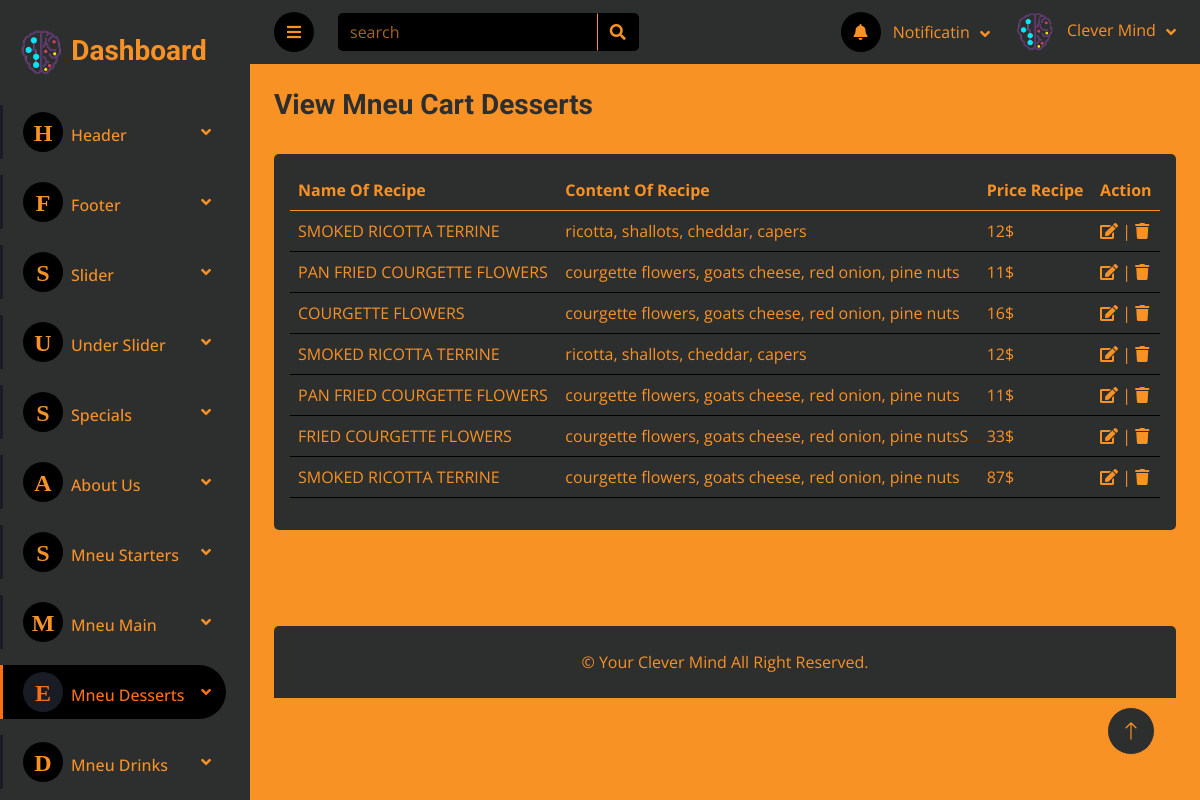
The page /Dashboard/view_mneu_cart_desserts.php on the database its author committed.
### tables this page shows
CREATE TABLE `mneu_cart_desserts` (
  `id_cart_desserts` int(11) NOT NULL,
  `name_recipe_desserts` varchar(200) NOT NULL,
  `content_recipe_desserts` varchar(300) NOT NULL,
  `price_recipe_desserts` varchar(100) NOT NULL
);

### Dashboard/view_mneu_cart_desserts.php (the view, shortened to what this page needs)
<?php
include "inc/header.php";
?>
                <div class="navbar-nav nv w-100">
                    <div class="nav-item dropdown mb-3">
                        <a href="#" class="nav-link dropdown-toggle" data-bs-toggle="dropdown"><i class="fa me-2"><span style="font-size: 24px;">H</span></i>Header</a>
                    </div>
                    <div class="nav-item dropdown mb-3">
                        <a href="#" class="nav-link dropdown-toggle" data-bs-toggle="dropdown"><i class="fa me-2"><span style="font-size: 24px;">F</span></i>Footer</a>
                    </div>
                    <div class="nav-item dropdown mb-3">
                        <a href="#" class="nav-link dropdown-toggle" data-bs-toggle="dropdown"><i class="fa me-2"><span style="font-size: 24px;">S</span></i>Slider</a>
                    </div>
                    <div class="nav-item dropdown mb-3">
                        <a href="#" class="nav-link dropdown-toggle" data-bs-toggle="dropdown"><i class="fa me-2"><span style="font-size: 24px;">U</span></i>Under Slider</a>
                    </div>
                    <div class="nav-item dropdown mb-3">
                        <a href="#" class="nav-link dropdown-toggle" data-bs-toggle="dropdown"><i class="fa me-2"><span style="font-size: 24px;">S</span></i>Specials</a>
                    </div>
                    <div class="nav-item dropdown mb-3">
                        <a href="#" class="nav-link dropdown-toggle" data-bs-toggle="dropdown"><i class="fa me-2"><span style="font-size: 24px;">A</span></i>About Us</a>
                    </div>
                    <div class="nav-item dropdown mb-3">
                        <a href="#" class="nav-link dropdown-toggle" data-bs-toggle="dropdown"><i class="fa me-2"><span style="font-size: 24px;">S</span></i>Mneu Starters</a>
                    </div>
                    <div class="nav-item dropdown mb-3">
                        <a href="#" class="nav-link dropdown-toggle" data-bs-toggle="dropdown"><i class="fa me-2"><span style="font-size: 24px;">M</span></i>Mneu Main</a>
                    </div>
                    <div class="nav-item dropdown mb-3">
                        <a href="#" class="nav-link dropdown-toggle active" data-bs-toggle="dropdown"><i class="fa me-2"><span style="font-size: 24px;">E</span></i>Mneu Desserts</a>
                    </div>
                    <div class="nav-item dropdown mb-3">
                        <a href="#" class="nav-link dropdown-toggle" data-bs-toggle="dropdown"><i class="fa me-2"><span style="font-size: 24px;">D</span></i>Mneu Drinks</a>
                    </div>
                </div>
            </nav>
        </div>
        <div class="content">
           <?php
            include "inc/navbar.php";
           ?>
            <div class="container-fluid pt-4 px-4">
                <div class="row g-4">
                        <div class="col-sm-6 col-xl-6">
                            <h3 class="text-secondary alert-link">View Mneu Cart Desserts</h3>
                        </div>
                    </div>
                <div class="row mt-4">
                    <div class="col-sm-12 col-xl-12">
                        <div class="bg-secondary rounded table-responsive cust-secroll h-100 p-3">
                            <table class="table table-hover">
                                <thead>
                                    <tr>
                                        <th scope="col">Name Of Recipe</th>
                                        <th scope="col">Content Of Recipe</th>
                                        <th scope="col">Price Recipe</th>
                                        <th scope="col">Action</th>
                                    </tr>
                                </thead>
                                <tbody>
                                    <?php
                                        $select="SELECT * FROM `mneu_cart_desserts`";
                                        $query=mysqli_query($conn , $select);
                                        while($row=mysqli_fetch_assoc($query)):
                                    ?>
                                        <tr>
                                            <td><?php echo htmlspecialchars($row['name_recipe_desserts']) ; ?></td>
                                            <td><?php echo htmlspecialchars($row['content_recipe_desserts']) ; ?></td>
                                            <td><?php echo htmlspecialchars($row['price_recipe_desserts']) ; ?>$</td>
                                            <td>
                                                <a href="add_mneu_cart_desserts.php?edit_desserts=<?php echo $row['id_cart_desserts']; ?>" ><i class="fa fa-edit" title="edit"></i></a> |
                                                <a href="add_mneu_cart_desserts.php?delete_desserts=<?php echo $row['id_cart_desserts']; ?>" ><i class="fa fa-trash" title="delete"></i></a>
                                            </td>
                                        </tr>
                                    <?php endwhile;  ?>
                                </tbody>
                            </table>
                        </div>
                    </div>
                </div>
                <br><br><br>
            </div>
<?php
    include "inc/footer.php";
?>

### Dashboard/css/style.css (style rules this page uses)
:root { --primary: #EB1616; --secondary: #191C24; --dark: #000000; --black-b: #2d2e2e ; --orange : #F99225 ; --place : #f99325ab; --thumb : #836b545e; --orange-h: rgb(250, 112, 19) ; }
.content { margin-left: 250px; min-height: 100vh; background: var(--orange); transition: 0.5s; }
@media (min-width: 992px) { .content { width: calc(100% - 250px); } }
.sidebar .navbar .navbar-nav .nav-link { padding: 7px 20px; color: var(--orange); font-weight: 500; border-left: 3px solid var(--secondary); border-radius: 0 30px 30px 0; outline: none; }
.sidebar .navbar .navbar-nav .nav-link:hover, .sidebar .navbar .navbar-nav .nav-link.active { color: var(--orange-h); background: var(--dark); border-color: var(--orange-h); }
.sidebar .navbar .navbar-nav .nav-link i { width: 40px; height: 40px; display: inline-flex; align-items: center; justify-content: center; background: var(--dark); border-radius: 40px; }
.sidebar .navbar .navbar-nav .nav-link:hover i, .sidebar .navbar .navbar-nav .nav-link.active i { background: var(--secondary); }
.sidebar .navbar .dropdown-toggle::after { position: absolute; top: 15px; right: 15px; border: none; content: "\f107"; font-family: "Font Awesome 5 Free"; font-weight: 900; transition: .5s; }

### rows shown on the page
mneu_cart_desserts: name_recipe_desserts "SMOKED RICOTTA TERRINE", content_recipe_desserts "ricotta, shallots, cheddar, capers", price_recipe_desserts "12"
mneu_cart_desserts: name_recipe_desserts "PAN FRIED COURGETTE FLOWERS", content_recipe_desserts "courgette flowers, goats cheese, red onion, pine nuts", price_recipe_desserts "11"
mneu_cart_desserts: name_recipe_desserts "COURGETTE FLOWERS", content_recipe_desserts "courgette flowers, goats cheese, red onion, pine nuts", price_recipe_desserts "16"
mneu_cart_desserts: name_recipe_desserts "SMOKED RICOTTA TERRINE", content_recipe_desserts "ricotta, shallots, cheddar, capers", price_recipe_desserts "12"
mneu_cart_desserts: name_recipe_desserts "PAN FRIED COURGETTE FLOWERS", content_recipe_desserts "courgette flowers, goats cheese, red onion, pine nuts", price_recipe_desserts "11"
mneu_cart_desserts: name_recipe_desserts "FRIED COURGETTE FLOWERS", content_recipe_desserts "courgette flowers, goats cheese, red onion, pine nutsS", price_recipe_desserts "33"
mneu_cart_desserts: name_recipe_desserts "SMOKED RICOTTA TERRINE", content_recipe_desserts "courgette flowers, goats cheese, red onion, pine nuts", price_recipe_desserts "87"
